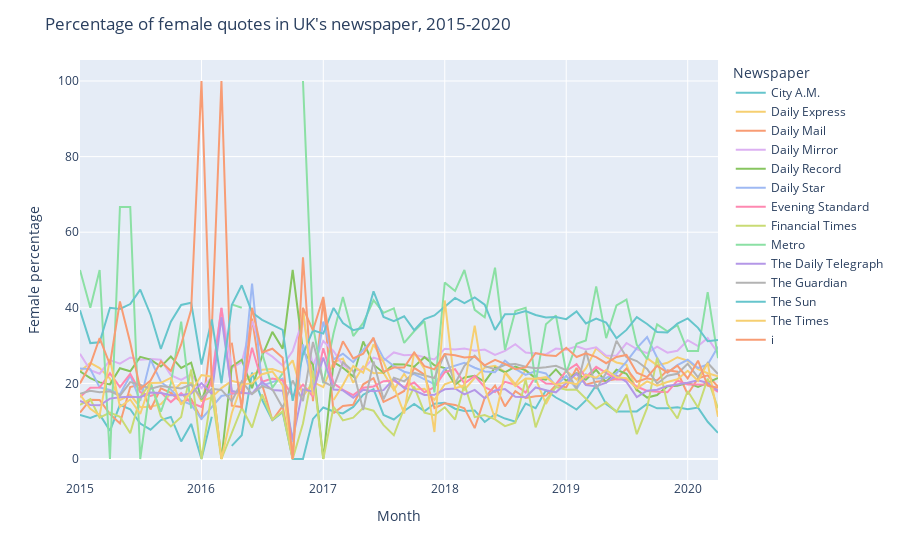
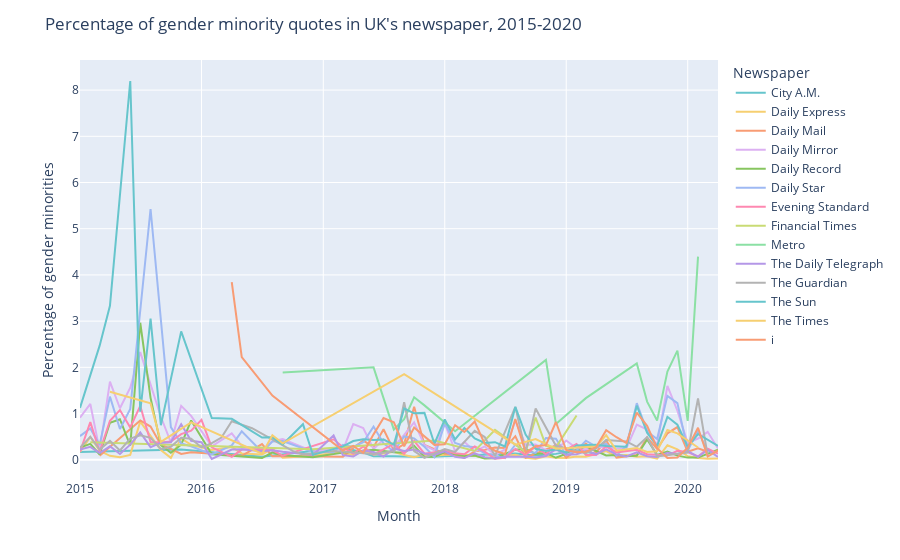

The notebook cell these images were saved under, in order:
### Markdown cell above
### 3.2 Percentage of female quotes and gender minority quotes, UK
<a id="per_quotes"></a>

### Code cell
# Set color palette
palette_values = px.colors.qualitative.Pastel
palette = cycle(palette_values)

# Line plot female fraction 2015-2020 for UK
month_df = gender_repr_uk_df.groupby('newspaper').resample('M', on='date').sum().reset_index()
month_df['date'] = month_df['date'].dt.strftime("%Y-%m")

month_df['perc_female'] = month_df['counts_female'] / (month_df['counts_female'] + month_df['counts_male'] + month_df['counts_other']) * 100
month_df['counts_total'] = month_df['counts_female'] + month_df['counts_male'] + month_df['counts_other']

fig = px.line(month_df, x='date', y='perc_female', color='newspaper', custom_data=['counts_female', 'counts_total'], color_discrete_sequence=palette_values,
                labels={
                     'perc_female': "Female percentage",
                     'date': "Month",
                     'newspaper': "Newspaper"},)

fig.update_layout(barmode='stack',
                  title_text="Percentage of female quotes in UK's newspaper, 2015-2020",             
)
fig.update_traces(
    hovertemplate="<br>".join([
        "Female percentages: %{y}",
        "Female counts: %{customdata[0]}",
        "Total counts: %{customdata[1]}",
    ])
)
fig.show()
fig.to_html(full_html=False, include_plotlyjs='cdn')  
fig.write_html("docs/_includes/fig_perc_female_uk.html", full_html=False, include_plotlyjs='cdn')


# Line plot gender minorities fraction 2015-2020 for US
month_df['perc_other'] = month_df['counts_other'] / (month_df['counts_female'] + month_df['counts_male'] + month_df['counts_other']) * 100
other_quotes = month_df.loc[month_df['counts_other'] != 0]

fig = px.line(other_quotes, x='date', y='perc_other', color='newspaper', custom_data=['counts_other', 'counts_total'], color_discrete_sequence=palette_values,
                labels={
                     'perc_other': "Percentage of gender minorities",
                     'date': "Month",
                     'newspaper': "Newspaper"},)

fig.update_layout(barmode='stack',
                  title_text="Percentage of gender minority quotes in UK's newspaper, 2015-2020",             
)
fig.update_traces(
    hovertemplate="<br>".join([
        "Gender minority percentages: %{y}",
        "Gender minority counts: %{customdata[0]}",
        "Total counts: %{customdata[1]}",
    ])
)
fig.show()
fig.to_html(full_html=False, include_plotlyjs='cdn')  
fig.write_html("docs/_includes/fig_perc_other_uk.html", full_html=False, include_plotlyjs='cdn')
